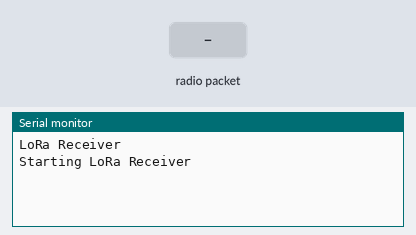
Simulated run of this sketch. Board: Arduino Uno, built with avr-gcc and run on an emulated ATmega328P. Parts: the last lines printed to the serial monitor. The test bench sets the inputs (shaded band). No radio packets arrive unless stated.

Above: at 1.2 s.
1.3 s: radio packet "1" arrives
At 2.0 s:
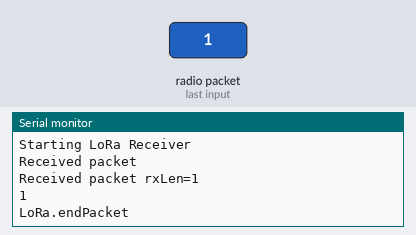
2.8 s: radio packet "0" arrives
At 4.0 s:
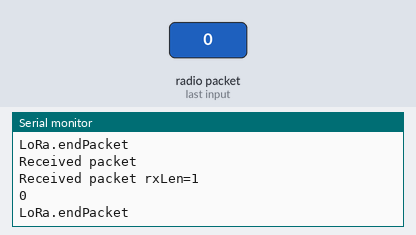
4.3 s: radio packet "2" arrives
At 5.4 s:
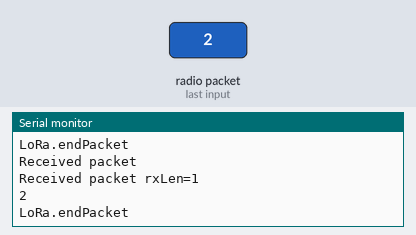

The sketch:

LoRaPong.ino
```cpp
#include <SPI.h>
#include <LoRa.h> // https://github.com/sandeepmistry/arduino-LoRa

/*
 * VCC    3V3
 * GND    GND
 * SCK    D13
 * MISO   D12
 * MOSI   D11
 * NSS    D10
 * RST    D9
 */

long frequency = 433E6;
//long frequency = 915E6;

void setup() {
  Serial.begin(115200);
  while (!Serial);

  Serial.println("LoRa Receiver");

  if (!LoRa.begin(frequency)) {
    Serial.println("Starting LoRa failed!");
    while (1);
  }
  Serial.println("Starting LoRa Receiver");
}

void loop() {
  uint8_t txData[255];
  uint8_t rxData[255];

  // try to parse packet
  int packetSize = LoRa.parsePacket();
  if (packetSize) {
    // received a packet
    Serial.println("Received packet");

    // read packet
    int8_t rxLen = LoRa.available();
    Serial.print("Received packet rxLen=");
    Serial.println(rxLen);
    for(int i=0;i<rxLen;i++) {
      rxData[i] = LoRa.read();
      char c = rxData[i];
      Serial.print(c);
    }
    Serial.println();

    for(int i=0;i<rxLen;i++) {
      if (isupper(rxData[i])) {
        txData[i] = tolower(rxData[i]);
      } else {
        txData[i] = toupper(rxData[i]);
      }
    }

#if 1
    // send packet
    LoRa.beginPacket();
    LoRa.write(txData, rxLen);
    LoRa.endPacket();
    Serial.println("LoRa.endPacket");
#endif

#if 0
    while (LoRa.available()) {
      Serial.print((char)LoRa.read());
    }

    // print RSSI of packet
    Serial.print("' with RSSI ");
    Serial.println(LoRa.packetRssi());
#endif


  }
}
```

Measured:
- after the input at 1.3 s, the serial monitor: prints a new line at once (image 1)
- after the input at 2.8 s, the serial monitor: prints a new line at once (image 2)
- after the input at 4.3 s, the serial monitor: prints a new line at once (image 3)
